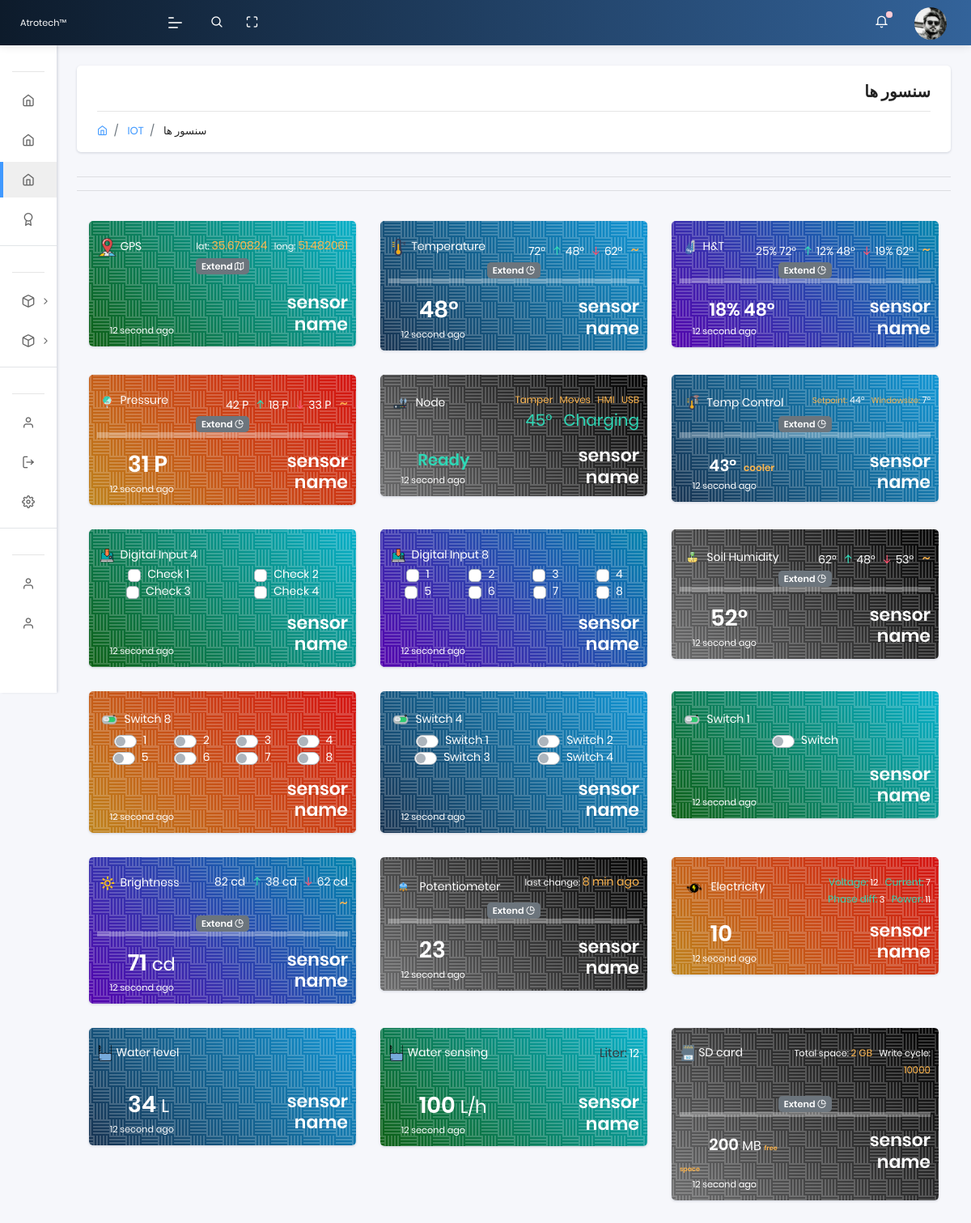
Before: /sensors (signed in) with the older database file.
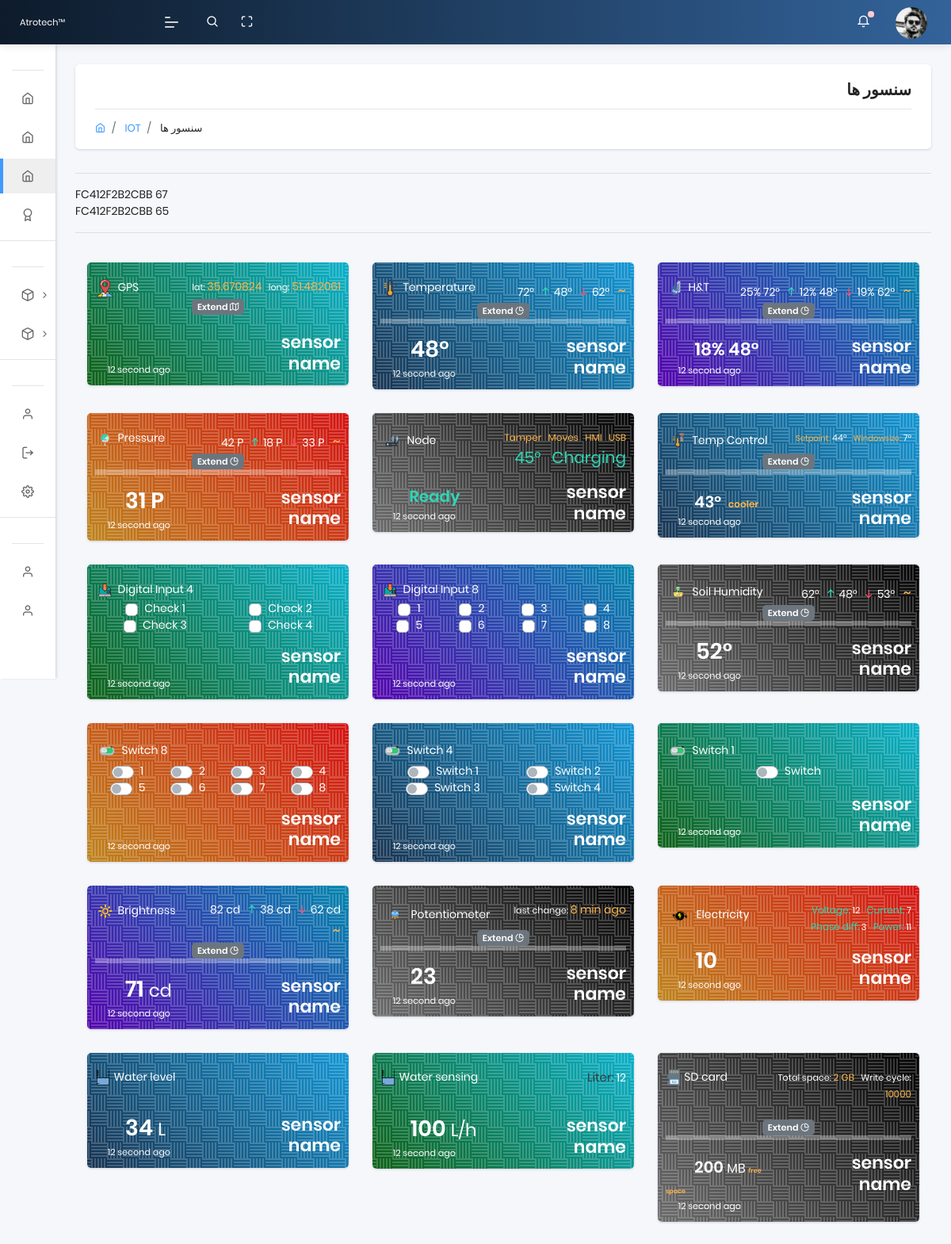
After: the same page with the newer database file.
### app/models.py (models this page shows, shortened)
class Rom(models.Model):
    name = models.CharField(max_length=40, default='device name')
    UUID = models.CharField(max_length=20)
    family_id = models.CharField(max_length=20)
    node_id = models.CharField(max_length=20)
    updated_on = models.DateTimeField(auto_now= True)
    created_on = models.DateTimeField()
    def get_absolute_sensor_url(self):
        return reverse('app:sensors_detail',args=[self.id])

class Temp12(models.Model):
    UUID = models.CharField(max_length=20)
    temp = models.CharField(max_length=20)
    created_on = models.DateTimeField()
    class Meta:
        verbose_name = " سنسور دما Temp12 "
        verbose_name_plural = " سنسور های دما  Temp12 "

### app/views.py (the view)
# urls.py: path('sensors', views.sensors, name='sensors'),
@login_required(login_url="/login/")
def sensors(request):
    uuid = models.User_uuid.objects.filter(user=request.user).values('UUID')
    devices = models.Rom.objects.filter(UUID__in=uuid, family_id='01')
    side_temp = models.Rom.objects.filter(family_id='28')
    device_node_id = models.Rom.objects.filter(UUID__in=uuid, family_id='01').values('node_id')
    sensor_temp = models.Temp12.objects.filter(UUID__in=device_node_id)
    context = {'devices':devices, 'side_temp':side_temp, 'sensor_temp':sensor_temp}
    context['segment'] = 'sensors'
    html_template = loader.get_template( 'sensors.html' )
    return HttpResponse(html_template.render(context, request))

### templates/sensors.html (shortened to what the changed rows need)
{% extends "layouts/base.html" %}
{% block content %}
    <section class="pcoded-main-container">
        <div class="pcoded-content">
          <div class="page-header">
          </div>
<hr>
{% for Temp12 in sensor_temp %}
  {{ Temp12.UUID }} {{ Temp12.temp }} <br>
{% endfor %}
<hr><br>
          <div class="container">
          </div>
     </div>
 </section>
{% endblock content %}

### templates/includes/sidebar.html (shortened to what this page needs)
	<nav class="pcoded-navbar menupos-fixed menu-light ">
		<div class="navbar-wrapper  ">
			<div class="navbar-content scroll-div " >
				<ul class="nav pcoded-inner-navbar ">
					<li class="nav-item pcoded-menu-caption">
					</li>
					<li class="nav-item">
					    <a href="/" class="nav-link ">
                <span class="pcoded-micon"> <i class="feather icon-home"></i> </span>
							</a>
					</li>
					<li class="nav-item">
					    <a href="{% url 'app:nodes' %}" class="nav-link ">
                <span class="pcoded-micon"> <i class="feather icon-home"></i> </span>
							</a>
					</li>
					<li class="nav-item">
					    <a href="{% url 'app:sensors' %}" class="nav-link ">
                <span class="pcoded-micon"> <i class="feather icon-home"></i> </span>
							</a>
					</li>
					<li class="nav-item">
					    <a href="#eee" class="nav-link ">
                <span class="pcoded-micon"> <i class="feather icon-award"></i> </span>
							</a>
					</li>
					<li class="nav-item pcoded-menu-caption">
					</li>
					{% for Rom in devices %}
					<li class="nav-item pcoded-hasmenu">
						<a href="#!" class="nav-link "><span class="pcoded-micon"><i class="feather icon-box"></i></span><span class="pcoded-mtext"> {{ Rom.name }} </span></a>
					</li>
					{% endfor %}
					<li class="nav-item pcoded-menu-caption">
					</li>
					<li class="nav-item">
					    <a href="/profile" class="nav-link "><span class="pcoded-micon">
						    <i class="feather icon-user"></i></span><span class="pcoded-mtext"> پروفایل </span>
						  </a>
					</li>
					<li class="nav-item">
					    <a href="{% url 'logout' %}" class="nav-link "><span class="pcoded-micon">
						    <i class="feather icon-log-out"></i></span><span class="pcoded-mtext"> خروج </span>
						  </a>
					</li>
					<li class="nav-item">
					    <a href="#ttt" class="nav-link "><span class="pcoded-micon">
						    <i class="feather icon-settings"></i></span><span class="pcoded-mtext"> تنظیمات </span>
					  	</a>
					</li>
					<li class="nav-item pcoded-menu-caption">
					</li>
					<li class="nav-item">
					    <a href="#www" class="nav-link "><span class="pcoded-micon">
						    <i class="feather icon-user"></i></span><span class="pcoded-mtext"> مستندات </span>
						  </a>
					</li>
					<li class="nav-item">
					    <a href="#fff" class="nav-link "><span class="pcoded-micon">
						    <i class="feather icon-user"></i></span><span class="pcoded-mtext"> سوالات متداول </span>
						  </a>
					</li>
					<li class="nav-item">
					    <a href="#yuu" class="nav-link ">
					  	</a>
					</li>
<br><br><br><br><br><br><br><hr><br>
				</ul>
			</div>
		</div>
	</nav>

Changed rows visible on the page:
added Temp12: UUID "FC412F2B2CBB", temp "67"
added Temp12: UUID "FC412F2B2CBB", temp "65"
